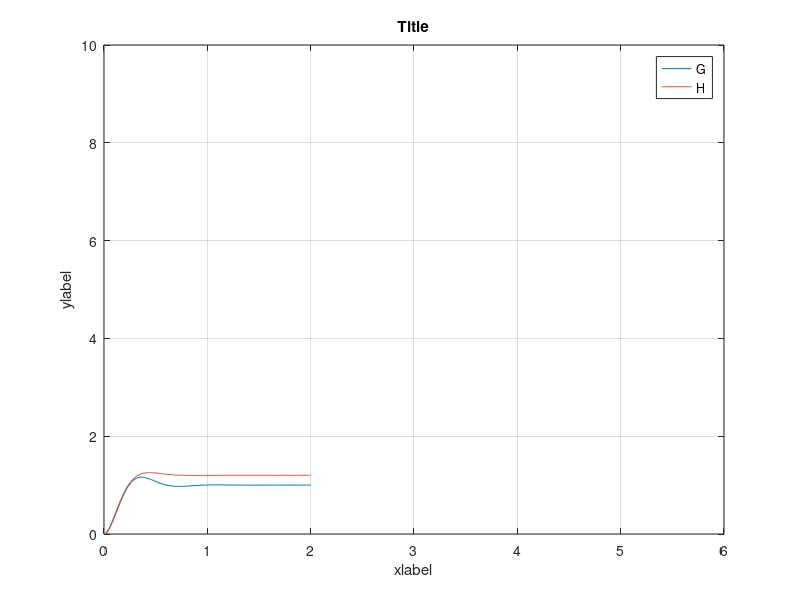

MATLAB code to generate this figure:
% printing sys G and H in one plot


num1 = 100; den1 = [1 10 100];

num2 = 120; den2 = [1 14 100];
                
G = tf(num1,den1); H = tf(num2,den2);


step(G,H)
title('Title')
xlabel('xlabel')
ylabel('ylabel')
axis([0 6 0 10])
